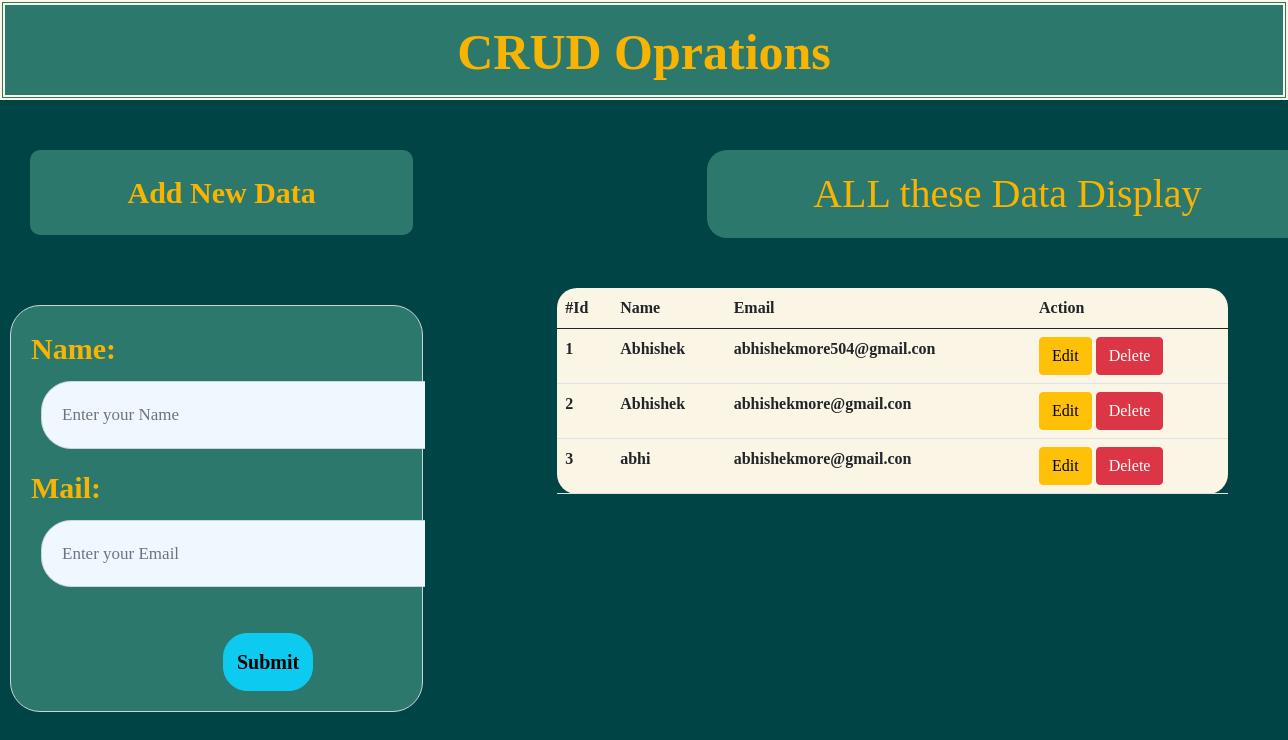
The app's page /, older data.
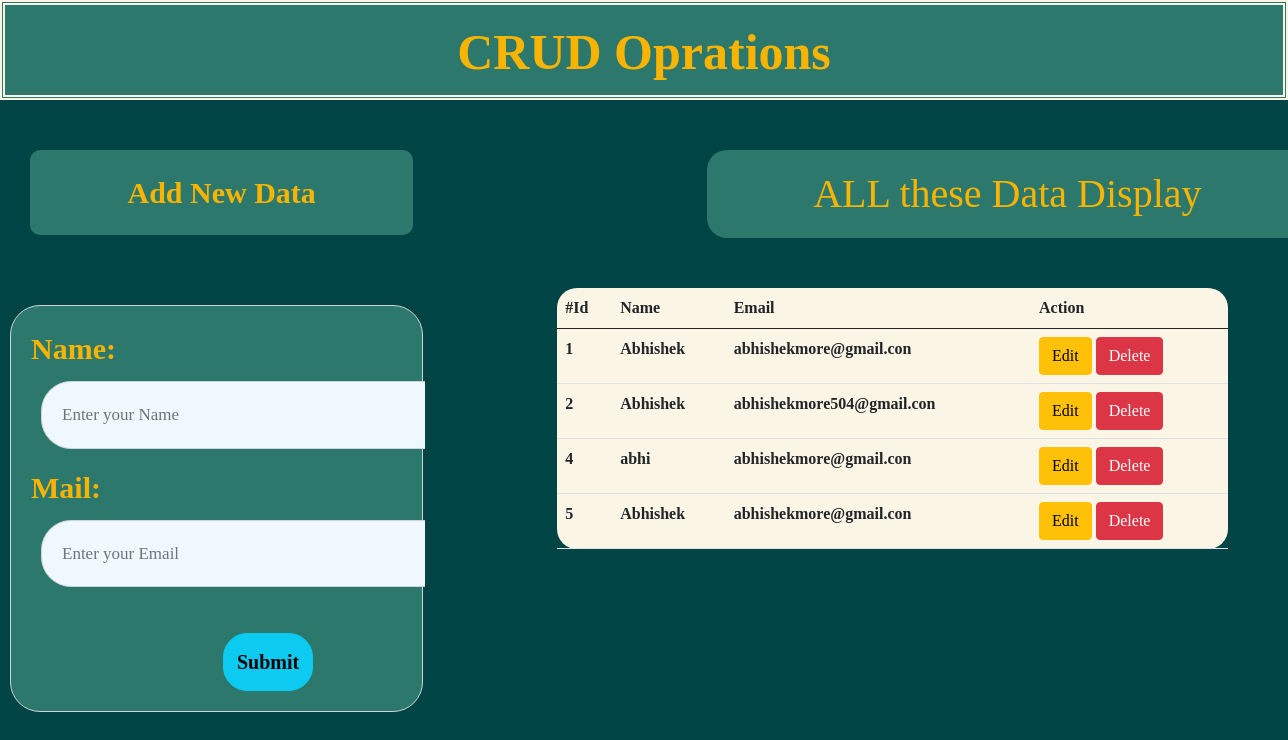
The same page, newer data.
### core/models.py (models this page shows)
class Marvelform(models.Model):
    name=models.CharField(max_length=50)
    mail=models.EmailField(max_length=40)

### core/views.py (the view)
# urls.py: path('',views.base,name='base'),
def base(request):
    if request.method == 'POST':
        mf=Marvel(request.POST)
        if mf.is_valid():
            mf.save()
        return redirect('base')
    else:
        mf=Marvel()
        mm=Marvelform.objects.all()
        return render(request,'core/base.html',{'mf':mf,'Marvel':mm})

### core/forms.py
class Marvel(forms.ModelForm):
    class Meta:
        model = Marvelform
        fields='__all__'
        widgets={
            'name':forms.TextInput(attrs={'class':'form-control','placeholder': 'Enter your Name'}),
            'mail':forms.TextInput(attrs={'class':'form-control','placeholder': 'Enter your Email'})
        }

### core/templates/core/base.html (shortened to what this page needs)
{% extends "core/index.html" %}
{% block content %}
<div class="title-heading">
    CRUD Oprations
</div>
<div class="container-fluied">
    <div class="row">
        <div class="col-md-4 right-box">
           <div class="col-title">
               Add New Data
           </div>
            <div class="form-control">
                    <form action="" method="POST">
                        {{mf.as_p}}
                        <input type="submit" class="btn btn-info submit-btn">
                    </form>
            </div>
        </div>
        <div class="col-md-8 left-box">
            <div class="show-database">
                <h1 class="Datashow-title">ALL these Data Display</h1>
                <table class="table">
                    <thead>
                        <tr>
                        <th scope="col">#Id</th>
                        <th scope="col">Name</th>
                        <th scope="col">Email</th>
                        <th scope="col">Action</th>
                        </tr>
                    </thead>
                    <tbody>
                        <tr>
                        {% for m in Marvel %}
                        <th scope="row">{{m.id}}</th>
                        <td>{{m.name}}</td>
                        <td>{{m.mail}}</td>
                        <td>
                            <a href="{% url "update" m.id %}"><button class="btn btn-warning">Edit</button></a>
                            <form action="{% url "delete" m.id %}" method="POST" class="d-inline">
                                <input type="submit" value="Delete" class="btn btn-danger">
                            </form>
                        </td>
                        </tr>
                        {% endfor %}
                    </tbody>
                </table>
            </div>
        </div>
    </div>
</div>
{% endblock content %}

Row changes from the older to the newer data that the page shows:
removed Marvelform: id "3", name "abhi", mail "abhishekmore@gmail.con"
changed Marvelform id 1: mail "abhishekmore504@gmail.con" → "abhishekmore@gmail.con"
changed Marvelform id 2: mail "abhishekmore@gmail.con" → "abhishekmore504@gmail.con"
added Marvelform: id "4", name "abhi", mail "abhishekmore@gmail.con"
added Marvelform: id "5", name "Abhishek", mail "abhishekmore@gmail.con"
